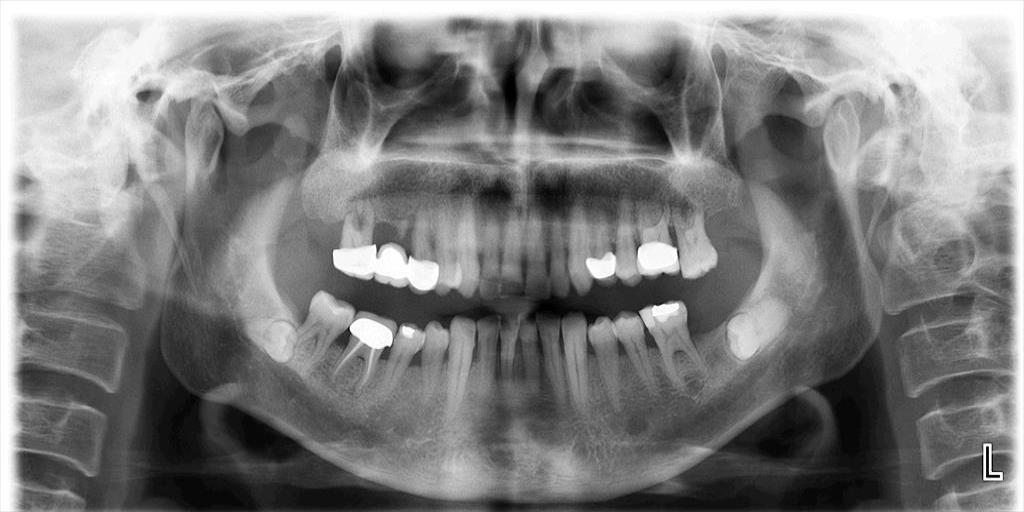
#> input picture image processing codes/KODLAR8_Histogram_Islemleri/KODLAR8_Histogram_Islemleri/Resim13_Rontgen_Panoramik.jpg, 1024 x 512 px, given in place of the camera
$ python K8_4_3_WEBCAM_Histogram_Esitleme_Gri_Seviye.py
#> lines starting #> are read from the running program, lines starting #| are printed output that depends on the picture
# -*- coding: utf-8 -*-
"""
Created on Tue Mar 19 08:30:50 2024

@author: muozi
"""

import cv2
import numpy as np
from matplotlib import pyplot as plt

# Webcam yakalama
cap = cv2.VideoCapture(0)

# Plot oluşturma
plt.figure(figsize=(10, 6))
plt.ion()  # Interaktif modu aç

while True:
    # Kare yakalama
    ret, frame = cap.read()
#> frame is the input picture: shape (512, 1024, 3); min 0, max 255, mean 127.4

    # Görüntüyü gri seviyeye dönüştür
    gray = cv2.cvtColor(frame, cv2.COLOR_BGR2GRAY)

    # Histogram eşitleme
    equ = cv2.equalizeHist(gray)
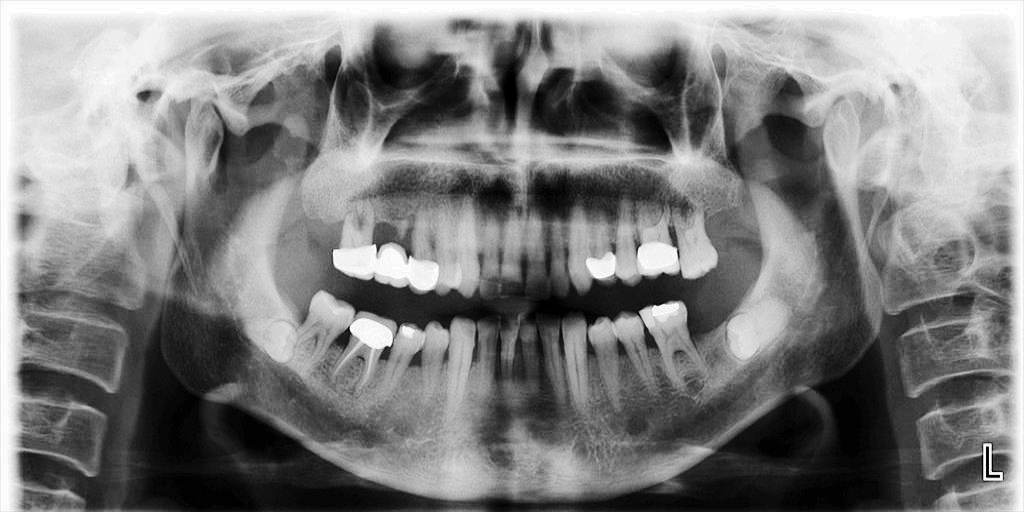
#> equ: shape (512, 1024); min 0, max 255, mean 128.1

    # Histogramları hesapla
    hist_gray = cv2.calcHist([gray], [0], None, [256], [0, 256])
#> hist_gray = 256 values, max 11088 at index 255, min 41 at index 3, mean 2048
    hist_equ = cv2.calcHist([equ], [0], None, [256], [0, 256])
#> hist_equ = 256 values, max 11088 at index 255, min 0 at index 6, mean 2048

    # Plot'u güncelle
    plt.clf()  # Önceki plot'u temizle

    # Orijinal görüntü ve histogram
    plt.subplot(2, 2, 1)
    # plt.imshow(cv2.cvtColor(frame, cv2.COLOR_BGR2RGB))
    plt.imshow(gray)
    plt.title('Orjinal Görüntü')

    plt.subplot(2, 2, 2)
    plt.plot(hist_gray, color='b')
    plt.title('Orjinal Görüntü Histogramı')
    plt.xlim([0, 256])

    # Histogram eşitleme sonrası görüntü ve histogram
    plt.subplot(2, 2, 3)
    plt.imshow(cv2.cvtColor(equ, cv2.COLOR_BGR2RGB))
    plt.title('Histogram Eşitleme Sonrası Görüntü')

    plt.subplot(2, 2, 4)
    plt.plot(hist_equ, color='b')
    plt.title('Histogram Eşitleme Sonrası Histogram')
    plt.xlim([0, 256])

    plt.pause(0.01)  # Plot'u güncelle
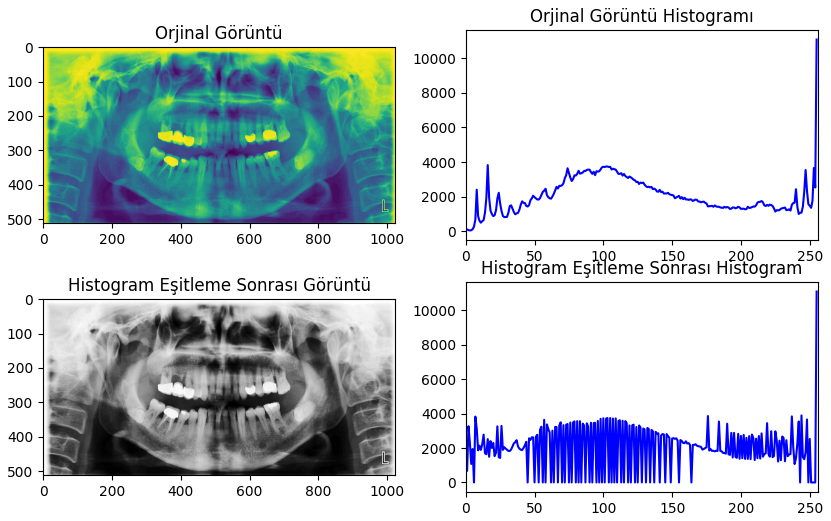
#> figure drawn by matplotlib, 4 panels; panel 2: curve peaks at x = 255, y = 11088; panel 4: curve peaks at x = 255, y = 11088

    # 'q' tuşuna basılırsa döngüden çık
    if cv2.waitKey(1) & 0xFF == ord('q'):
#> (key q is pressed here)
        break

# Yakalama serbest bırakma ve pencereleri kapatma
cap.release()
cv2.destroyAllWindows()

$ run again, on image processing codes/KODLAR8_Histogram_Islemleri/KODLAR8_Histogram_Islemleri/Resim17_Bitewing1.jpg
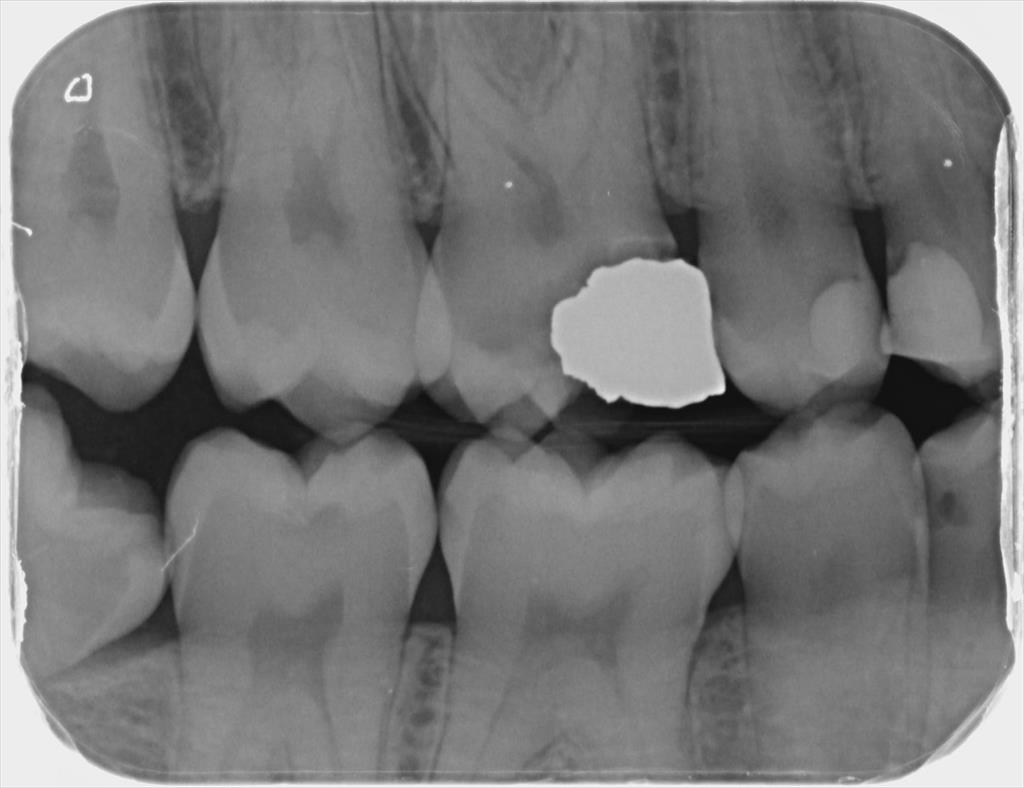
#> input picture image processing codes/KODLAR8_Histogram_Islemleri/KODLAR8_Histogram_Islemleri/Resim17_Bitewing1.jpg, 1024 x 788 px, given in place of the camera
#> frame is the input picture: shape (788, 1024, 3); min 12, max 253, mean 118.6
#> `equ = cv2.equalizeHist(gray)`:
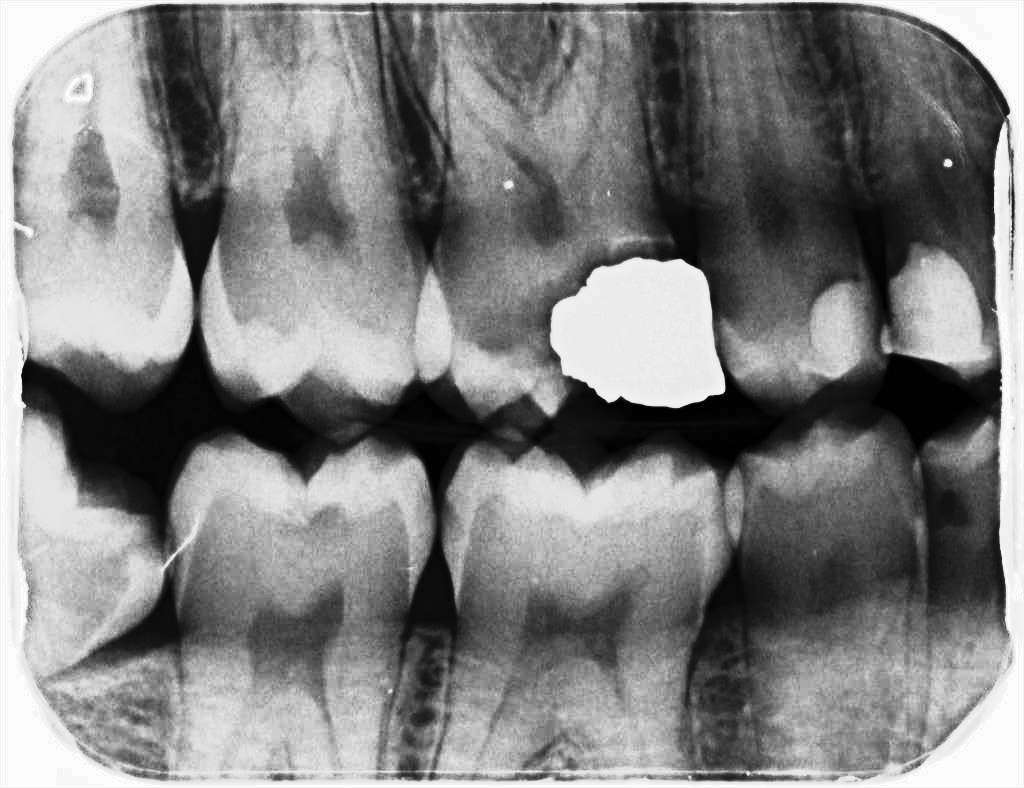
#> equ: shape (788, 1024); min 0, max 255, mean 129
#> hist_gray = 256 values, max 18085 at index 237, min 0 at index 0, mean 3152
#> hist_equ = 256 values, max 18085 at index 252, min 0 at index 32, mean 3152
#> `plt.pause(0.01)  # Plot'u güncelle`:
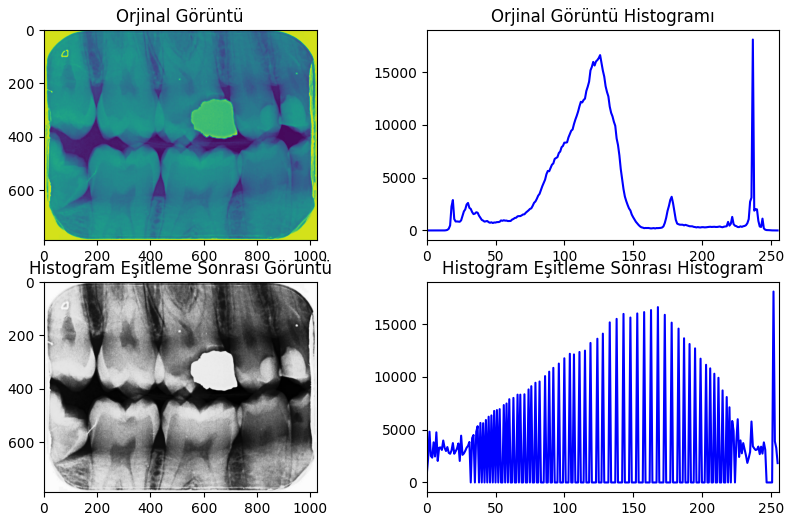
#> figure drawn by matplotlib, 4 panels; panel 2: curve peaks at x = 237, y = 18085; panel 4: curve peaks at x = 252, y = 18085

$ run again, on image processing codes/KODLAR8_Histogram_Islemleri/KODLAR8_Histogram_Islemleri/Resim18_Bitewing2.jpg
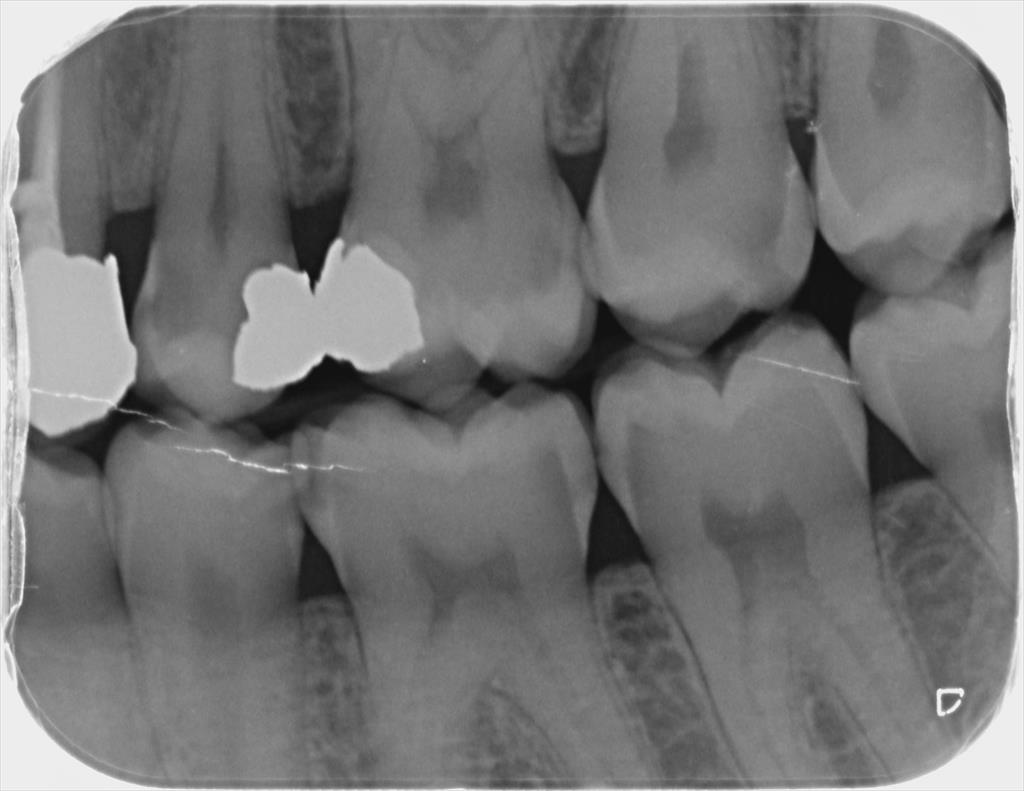
#> input picture image processing codes/KODLAR8_Histogram_Islemleri/KODLAR8_Histogram_Islemleri/Resim18_Bitewing2.jpg, 1024 x 791 px, given in place of the camera
#> frame is the input picture: shape (791, 1024, 3); min 13, max 255, mean 116.5
#> `equ = cv2.equalizeHist(gray)`:
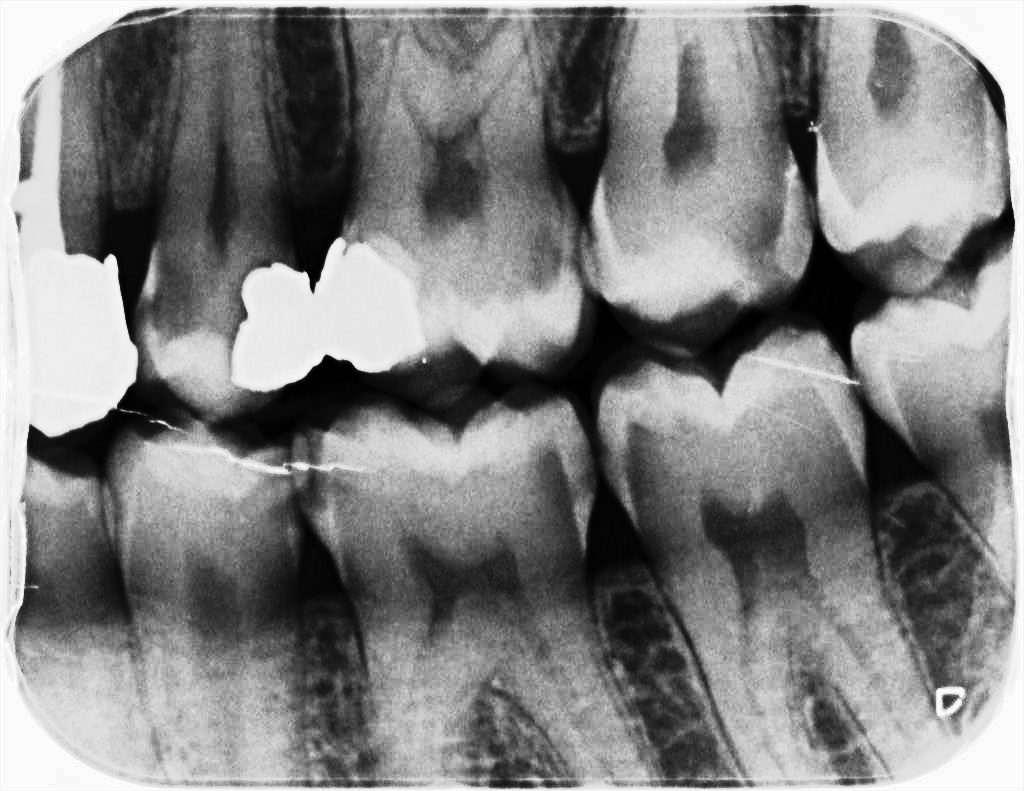
#> equ: shape (791, 1024); min 0, max 255, mean 128.9
#> hist_gray = 256 values, max 16399 at index 237, min 0 at index 0, mean 3164
#> hist_equ = 256 values, max 16399 at index 252, min 0 at index 29, mean 3164
#> `plt.pause(0.01)  # Plot'u güncelle`:
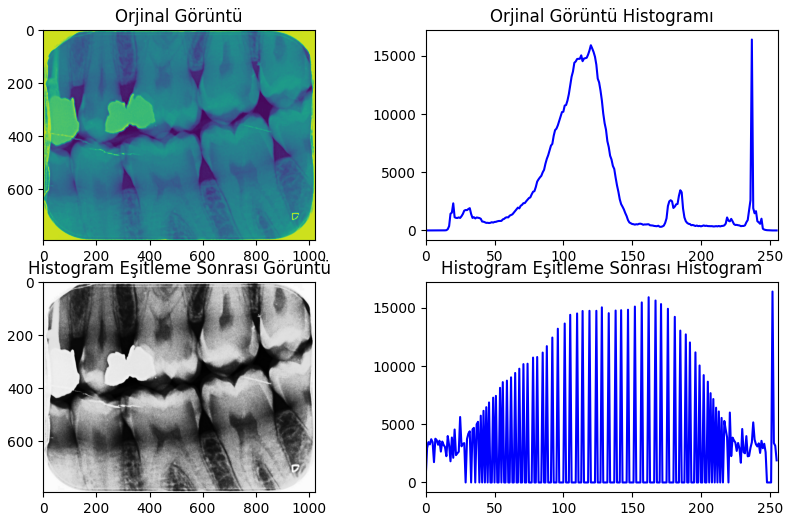
#> figure drawn by matplotlib, 4 panels; panel 2: curve peaks at x = 237, y = 16399; panel 4: curve peaks at x = 252, y = 16399
